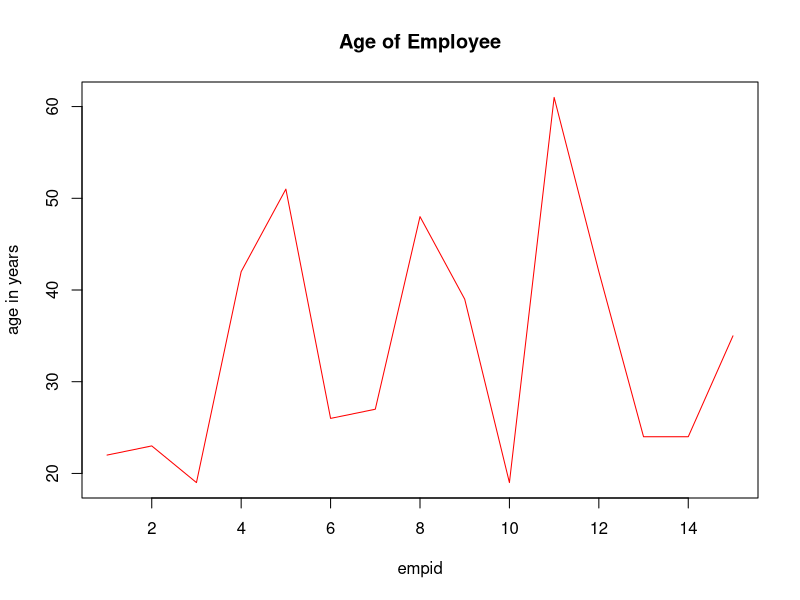
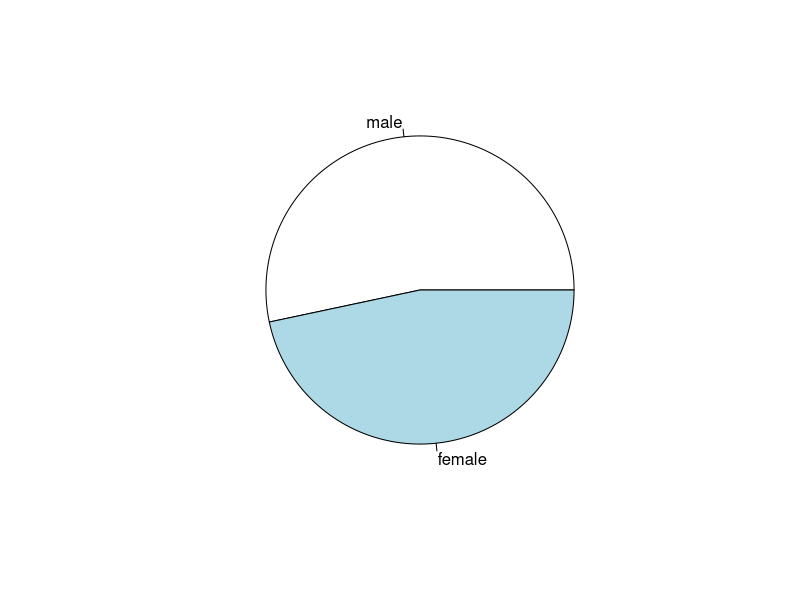
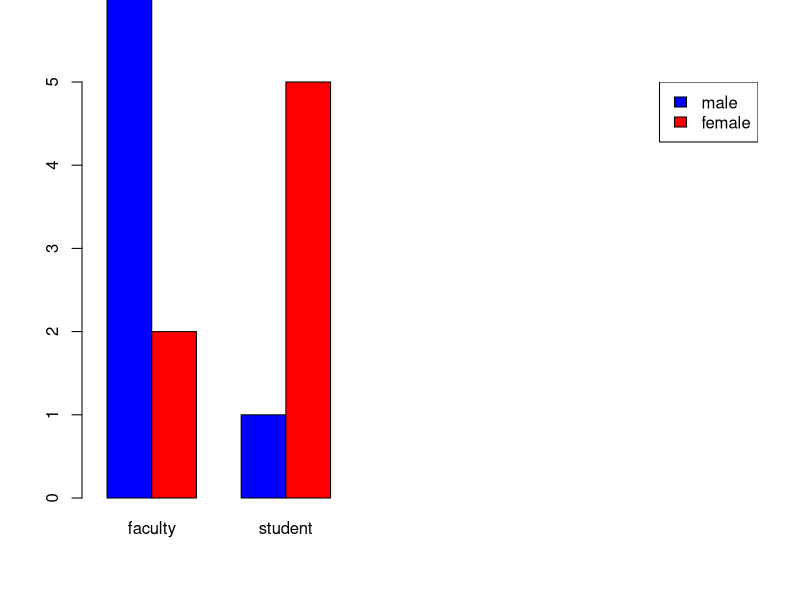
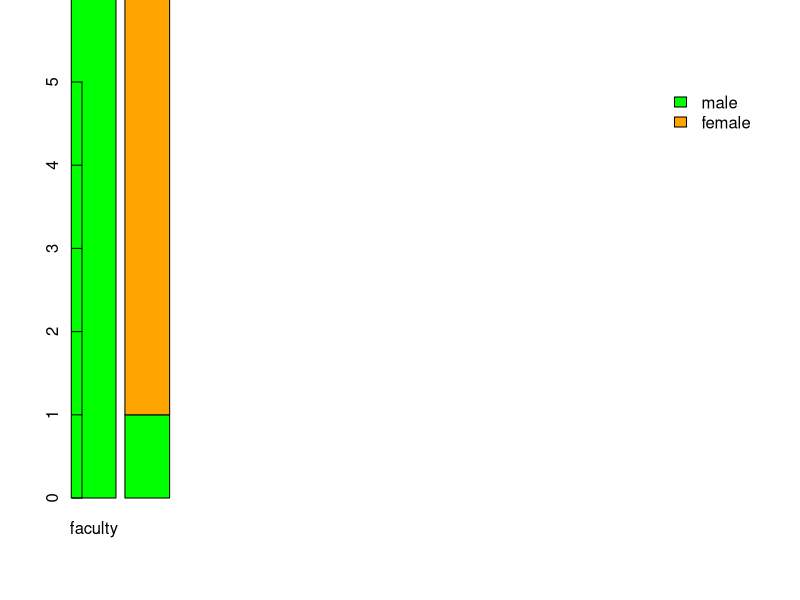
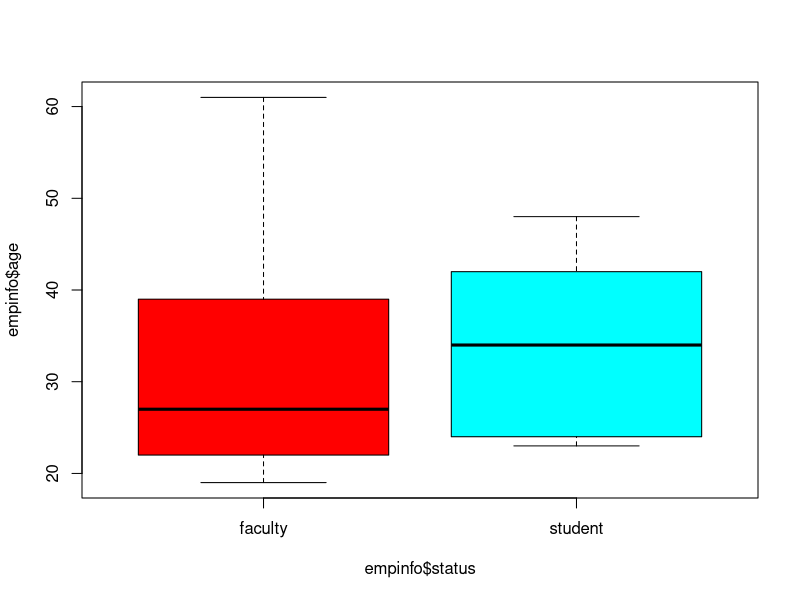

These charts were generated, in order, by the following R code:
#EmpId vector
empid = c(1,2,3,4,5,6,7,8,9,10,11,12,13,14,15)
empid

#Age vector
age = c(22,23,19,42,51,26,27,48,39,19,61,42,24,24,35)
age

#gender Vector
gender = c(0,1,0,1,1,1,0,0,1,0,0,1,1,0,0)
gender

#Status Vector
status = c(1,2,1,2,1,2,1,2,1,1,1,2,2,1,1)
status

empinfo=data.frame(empid,age,gender,status)
empinfo

#Labeling Character to numeric
empinfo$gender=factor(empinfo$gender, labels=c("male","female"))
empinfo$gender
empinfo$status=factor(empinfo$status, labels=c("faculty","student"))
empinfo$status
empinfo

#Extract the male data
male=subset(empinfo,empinfo$gender=="male")
male

#Extract the female data
female=subset(empinfo,empinfo$gender=="female")
female

#summary statistics for the empinfo data
summary(empinfo)

#summary statistics for the male, female and age data
summary(male)
summary(female)
summary(age)

#creating table (one-way) Either row or column
table1=table(empinfo$gender)
table1
table2=table(empinfo$status)
table2

#creating table (two-way)# rows and column represent 2 different things together
table3=table(empinfo$gender, empinfo$status)
table3

#Graphical representation(Scatter plot)
plot(empinfo$age,type="l", main="Age of Employee", xlab="empid", ylab="age in years",col="red")

#Graphical representation(Pie Chart)
pie(table1)

#Graphical representation(grouped bar plot)
barplot(table3,beside=T, xlim=c(1,15),ylim=c(0,5),col=c("blue","red"))
legend("topright", legend=rownames(table3),fill=c('blue','red'),bty="s")

#Graphical Representation (Stacked Bar Plot)
barplot(table3, beside=F, xlim=c(1,15),ylim=c(0,5),col=c("green","orange"))
legend("topright", legend=rownames(table3),fill=c('green','orange'),bty="n")

#Graphical Representation (Box Plot)
boxplot(empinfo$age~empinfo$status,col=c('red','cyan'))
